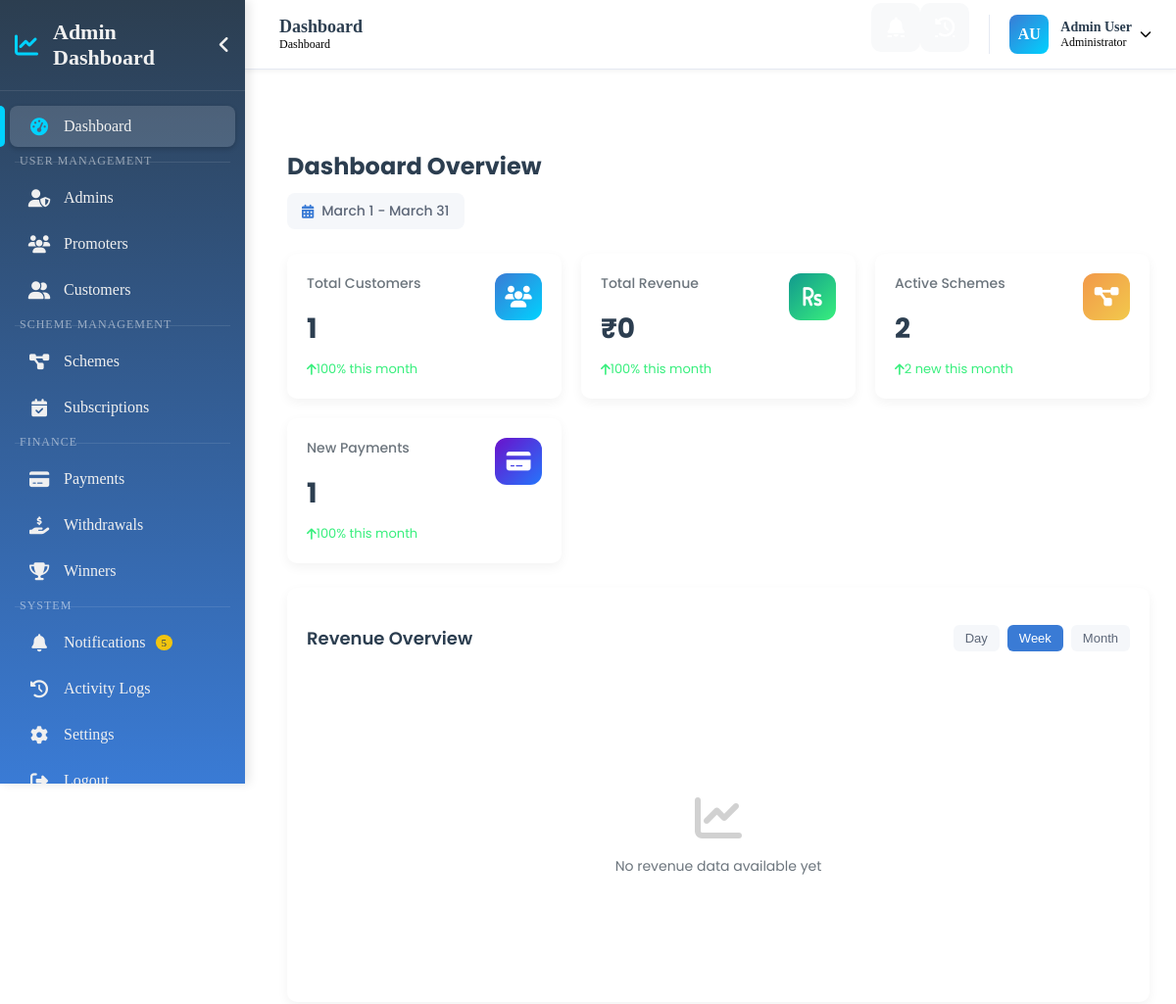
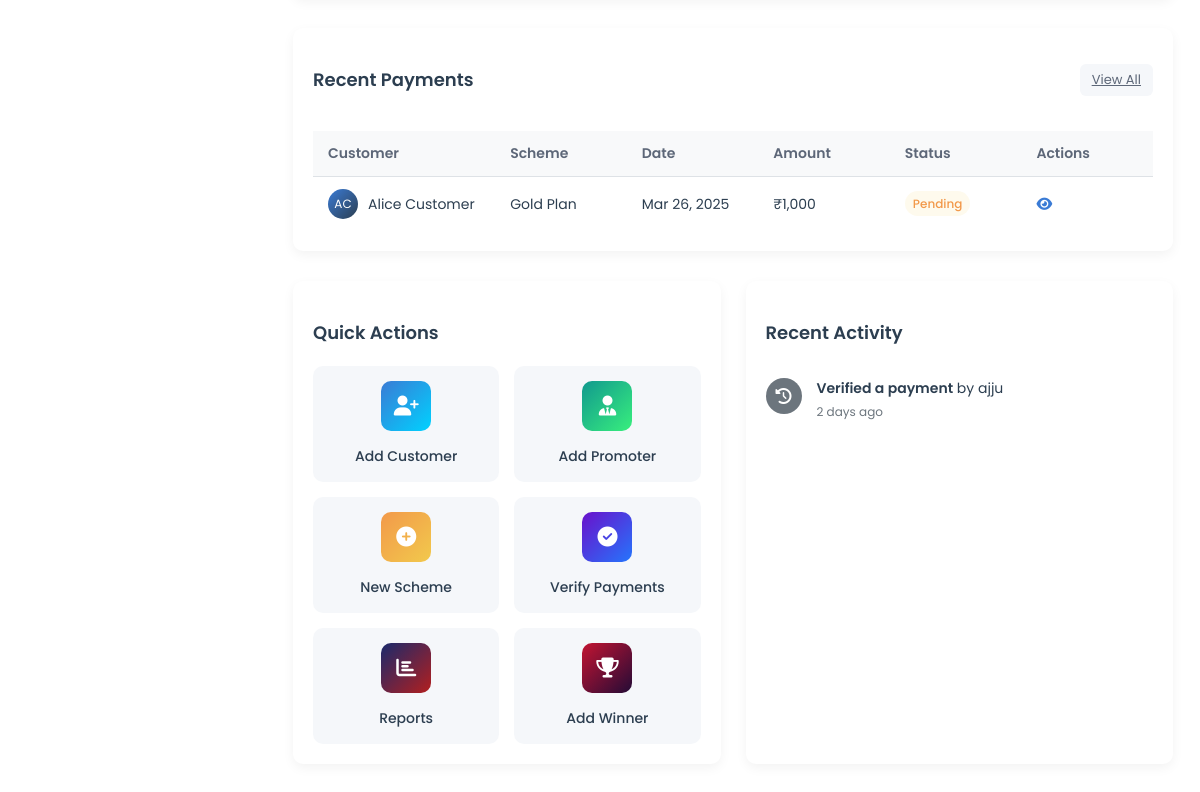
The app's page /admin/dashboard/index.php with its own data (2 pictures, top to bottom).
### tables this page shows
CREATE TABLE Payments (
    PaymentID INT AUTO_INCREMENT PRIMARY KEY,
    CustomerID INT,
    PromoterID INT,
    AdminID INT DEFAULT NULL,
    SchemeID INT,
    Amount DECIMAL(10,2) NOT NULL,
    PaymentCodeValue INT DEFAULT 0,
    ScreenshotURL VARCHAR(255) NOT NULL,
    Status ENUM('Pending', 'Verified', 'Rejected') DEFAULT 'Pending',
    SubmittedAt TIMESTAMP DEFAULT CURRENT_TIMESTAMP,
    VerifiedAt TIMESTAMP NULL,
    FOREIGN KEY (CustomerID) REFERENCES Customers(CustomerID) ON DELETE CASCADE,
    FOREIGN KEY (PromoterID) REFERENCES Promoters(PromoterID) ON DELETE CASCADE,
    FOREIGN KEY (AdminID) REFERENCES Admins(AdminID) ON DELETE SET NULL,
    FOREIGN KEY (SchemeID) REFERENCES Schemes(SchemeID) ON DELETE SET NULL
);

CREATE TABLE Customers (
    CustomerID INT AUTO_INCREMENT PRIMARY KEY,
    CustomerUniqueID VARCHAR(50) UNIQUE NOT NULL,
    Name VARCHAR(255) NOT NULL,
    Contact VARCHAR(50) UNIQUE NOT NULL,
    Email VARCHAR(255) UNIQUE,
    PasswordHash VARCHAR(255) NOT NULL,
    Address TEXT,
    ProfileImageURL VARCHAR(255),
    BankAccountName VARCHAR(255),
    BankAccountNumber VARCHAR(50),
    IFSCCode VARCHAR(20),
    BankName VARCHAR(255),
    PromoterID INT,
    ReferredBy  VARCHAR(50), 
    Status ENUM('Active', 'Inactive', 'Suspended') DEFAULT 'Active',
    CreatedAt TIMESTAMP DEFAULT CURRENT_TIMESTAMP,
    UpdatedAt TIMESTAMP DEFAULT CURRENT_TIMESTAMP ON UPDATE CURRENT_TIMESTAMP,
    FOREIGN KEY (PromoterID) REFERENCES Promoters(PromoterID) ON DELETE SET NULL
);

CREATE TABLE Schemes (
    SchemeID INT AUTO_INCREMENT PRIMARY KEY,
    SchemeName VARCHAR(255) UNIQUE NOT NULL,
    Description TEXT,
    MonthlyPayment DECIMAL(10,2) NOT NULL,
    TotalPayments INT NOT NULL DEFAULT 1,
    Status ENUM('Active', 'Inactive') DEFAULT 'Active',
    CreatedAt TIMESTAMP DEFAULT CURRENT_TIMESTAMP
);

CREATE TABLE ActivityLogs (
    LogID INT AUTO_INCREMENT PRIMARY KEY,
    UserID INT NOT NULL,
    UserType ENUM('Admin', 'Promoter') NOT NULL,
    Action TEXT NOT NULL,
    IPAddress VARCHAR(50),
    CreatedAt TIMESTAMP DEFAULT CURRENT_TIMESTAMP
);

### admin/dashboard/index.php (the view, shortened to what the rows shown need)
<?php
$menuPath = "../";
$database = new Database();
$conn = $database->getConnection();
function getRecentPayments($conn, $limit = 5)
{
    $query = "SELECT p.PaymentID, p.Amount, p.Status, p.SubmittedAt, p.VerifiedAt,
              c.Name as CustomerName, s.SchemeName
              FROM Payments p
              JOIN Customers c ON p.CustomerID = c.CustomerID
              JOIN Schemes s ON p.SchemeID = s.SchemeID
              ORDER BY p.SubmittedAt DESC
              LIMIT :limit";
    $stmt = $conn->prepare($query);
    $stmt->bindParam(':limit', $limit, PDO::PARAM_INT);
    $stmt->execute();
    return $stmt->fetchAll(PDO::FETCH_ASSOC);
}
function getRecentActivity($conn, $limit = 7)
{
    $query = "SELECT a.Action, a.CreatedAt, a.UserType, a.UserID
              FROM ActivityLogs a
              ORDER BY a.CreatedAt DESC
              LIMIT :limit";
    $stmt = $conn->prepare($query);
    $stmt->bindParam(':limit', $limit, PDO::PARAM_INT);
    $stmt->execute();
    $activities = [];
    while ($row = $stmt->fetch(PDO::FETCH_ASSOC)) {
        if ($row['UserType'] == 'Admin') {
            $userQuery = "SELECT Name FROM Admins WHERE AdminID = :userId";
        } else {
            $userQuery = "SELECT Name FROM Promoters WHERE PromoterID = :userId";
        }
        $userStmt = $conn->prepare($userQuery);
        $userStmt->bindParam(':userId', $row['UserID'], PDO::PARAM_INT);
        $userStmt->execute();
        $userResult = $userStmt->fetch(PDO::FETCH_ASSOC);
        $userName = $userResult['Name'] ?? 'Unknown User';
        $row['UserName'] = $userName;
        $activities[] = $row;
    }
    return $activities;
}
try {
    $recentPayments = getRecentPayments($conn);
    $recentActivity = getRecentActivity($conn);
} catch (PDOException $e) {
    $stats = [
        'customers' => 0,
        'customers_growth' => 0,
        'revenue' => 0,
        'revenue_growth' => 0,
        'schemes' => 0,
        'new_schemes' => 0,
        'payments' => 0,
        'payments_growth' => 0
    ];
    $recentPayments = [];
    $recentActivity = [];
    $revenueData = ['labels' => [], 'values' => []];
    $customerData = ['labels' => [], 'new' => [], 'returning' => []];
    if (ini_get('display_errors')) {
        echo "<div style='color:red; padding:10px; background:#ffeeee; border:1px solid #ff0000;'>";
        echo "Database Error: " . $e->getMessage();
        echo "<br>Note: This error is only shown because display_errors is enabled.";
        echo "</div>";
    }
}
function getInitials($name)
{
    $words = explode(' ', $name);
    $initials = '';
    if (count($words) >= 2) {
        $initials = strtoupper(substr($words[0], 0, 1) . substr($words[1], 0, 1));
    } else {
        $initials = strtoupper(substr($name, 0, 2));
    }
    return $initials;
}
function formatDate($date)
{
    return date('M d, Y', strtotime($date));
}
function formatActivity($action, $userName)
{
    $actionLower = strtolower($action);
    if (strpos($actionLower, 'customer') !== false && strpos($actionLower, 'add') !== false) {
        return "<strong>New customer</strong> added by {$userName}";
    } elseif (strpos($actionLower, 'customer') !== false && strpos($actionLower, 'edit') !== false) {
        return "<strong>Customer updated</strong> by {$userName}";
    } elseif (strpos($actionLower, 'payment') !== false && strpos($actionLower, 'verify') !== false) {
        return "<strong>Payment verified</strong> by {$userName}";
    } elseif (strpos($actionLower, 'payment') !== false && strpos($actionLower, 'reject') !== false) {
        return "<strong>Payment rejected</strong> by {$userName}";
    } elseif (strpos($actionLower, 'promoter') !== false && strpos($actionLower, 'add') !== false) {
        return "<strong>New promoter</strong> added by {$userName}";
    } elseif (strpos($actionLower, 'scheme') !== false && strpos($actionLower, 'add') !== false) {
        return "<strong>New scheme</strong> created by {$userName}";
    } elseif (strpos($actionLower, 'winner') !== false) {
        return "<strong>Winner announced</strong> by {$userName}";
    } else {
        return "<strong>{$action}</strong> by {$userName}";
    }
}
function timeAgo($datetime)
{
    $now = new DateTime();
    $ago = new DateTime($datetime);
    $diff = $now->diff($ago);
    if ($diff->y > 0) {
        return $diff->y . ' year' . ($diff->y > 1 ? 's' : '') . ' ago';
    } elseif ($diff->m > 0) {
        return $diff->m . ' month' . ($diff->m > 1 ? 's' : '') . ' ago';
    } elseif ($diff->d > 0) {
        return $diff->d . ' days ago';
    } elseif ($diff->h > 0) {
        return $diff->h . ' hour' . ($diff->h > 1 ? 's' : '') . ' ago';
    } elseif ($diff->i > 0) {
        return $diff->i . ' minute' . ($diff->i > 1 ? 's' : '') . ' ago';
    } else {
        return 'Just now';
    }
}
include("../components/sidebar.php");
include("../components/topbar.php");
?>
<!DOCTYPE html>
<html lang="en">
<head>
    <link rel="stylesheet" href="https://cdnjs.cloudflare.com/ajax/libs/font-awesome/6.4.0/css/all.min.css">
    <link rel="stylesheet" href="../assets/css/dashboard.css">
</head>
<body class="">
    <div class="content-wrapper">
        <div class="dashboard-container">
            <div class="dashboard-header">
                <h1 class="dashboard-title">Dashboard Overview</h1>
            </div>
            <div class="recent-payments">
                <div class="table-responsive">
                    <table class="payments-table">
                        <thead>
                            <tr>
                                <th>Customer</th>
                                <th>Scheme</th>
                                <th>Date</th>
                                <th>Amount</th>
                                <th>Status</th>
                                <th>Actions</th>
                            </tr>
                        </thead>
                        <tbody>
                            <?php foreach ($recentPayments as $payment): ?>
                                <tr>
                                    <td>
                                        <div class="customer-cell">
                                            <div class="customer-avatar"><?php echo getInitials($payment['CustomerName']); ?></div>
                                            <span><?php echo $payment['CustomerName']; ?></span>
                                        </div>
                                    </td>
                                    <td><?php echo $payment['SchemeName']; ?></td>
                                    <td><?php echo formatDate($payment['SubmittedAt']); ?></td>
                                    <td>₹<?php echo number_format($payment['Amount']); ?></td>
                                    <td>
                                        <span class="payment-status status-<?php echo strtolower($payment['Status']); ?>">
                                            <?php echo $payment['Status']; ?>
                                        </span>
                                    </td>
                                    <td>
                                        <a href="<?php echo $menuPath; ?>payment-details.php?id=<?php echo $payment['PaymentID']; ?>" class="action-btn custom-tooltip" data-tooltip="View Details">
                                            <i class="fas fa-eye"></i>
                                        </a>
                                    </td>
                                </tr>
                            <?php endforeach; ?>
                        </tbody>
                    </table>
                </div>
            </div>
            <div class="bottom-grid">
                <div class="activity-feed">
                    <div class="activity-list">
                        <?php foreach ($recentActivity as $activity): ?>
                            <div class="activity-item">
                                <?php
                                $iconClass = 'fas fa-history';
                                $iconBg = '#6c757d';
                                ?>
                                <div class="activity-icon" style="background: <?php echo $iconBg; ?>">
                                    <i class="<?php echo $iconClass; ?>"></i>
                                </div>
                                <div class="activity-content">
                                    <div class="activity-message">
                                        <?php echo formatActivity($activity['Action'], $activity['UserName']); ?>
                                    </div>
                                    <div class="activity-time"><?php echo timeAgo($activity['CreatedAt']); ?></div>
                                </div>
                            </div>
                        <?php endforeach; ?>
                    </div>
                </div>
            </div>
        </div>
    </div>
</body>
</html>

### records on screen
payments: CustomerID.Name "AC", CustomerID.Name "Alice Customer", SchemeID.SchemeName "Gold Plan", SubmittedAt "Mar 26, 2025", Amount "1,000", Status "Pending"
activitylogs: Action "Verified a payment", CreatedAt "2 days ago"

### other values on screen
str_replace('-', ' ', $currentPage) "Dashboard"
$initials "AU"
$adminName "Admin User"
$adminRole "Administrator"
$stats['customers'] "1"
abs($stats['customers_growth']) "100"
formatAmount($stats['revenue']) "₹0"
abs($stats['revenue_growth']) "100"
$stats['schemes'] "2"
$stats['new_schemes'] "2"
$stats['payments'] "1"
abs($stats['payments_growth']) "100"
